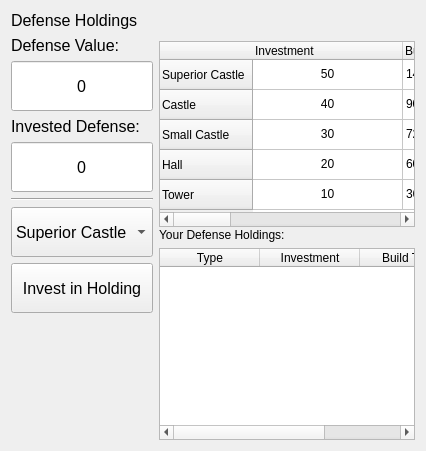
             <widget class="QWidget" name="page_5">
              <layout class="QVBoxLayout" name="verticalLayout_11">
               <item>
                <widget class="QLabel" name="label_10">
                 <property name="font">
                  <font>
                   <pointsize>12</pointsize>
                  </font>
                 </property>
                 <property name="text">
                  <string>Defense Holdings</string>
                 </property>
                </widget>
               </item>
               <item>
                <layout class="QHBoxLayout" name="horizontalLayout_6">
                 <item>
                  <layout class="QVBoxLayout" name="verticalLayout_12">
                   <item>
                    <widget class="QLabel" name="label_12">
                     <property name="sizePolicy">
                      <sizepolicy hsizetype="Preferred" vsizetype="Maximum">
                       <horstretch>0</horstretch>
                       <verstretch>0</verstretch>
                      </sizepolicy>
                     </property>
                     <property name="font">
                      <font>
                       <pointsize>12</pointsize>
                      </font>
                     </property>
                     <property name="text">
                      <string>Defense Value:</string>
                     </property>
                    </widget>
                   </item>
                   <item>
                    <widget class="QLineEdit" name="step4DefenseLine">
                     <property name="sizePolicy">
                      <sizepolicy hsizetype="Minimum" vsizetype="Fixed">
                       <horstretch>0</horstretch>
                       <verstretch>0</verstretch>
                      </sizepolicy>
                     </property>
                     <property name="minimumSize">
                      <size>
                       <width>0</width>
                       <height>50</height>
                      </size>
                     </property>
                     <property name="font">
                      <font>
                       <pointsize>12</pointsize>
                      </font>
                     </property>
                     <property name="text">
                      <string>0</string>
                     </property>
                     <property name="alignment">
                      <set>Qt::AlignCenter</set>
                     </property>
                     <property name="readOnly">
                      <bool>true</bool>
                     </property>
                    </widget>
                   </item>
                   <item>
                    <widget class="QLabel" name="label_11">
                     <property name="sizePolicy">
                      <sizepolicy hsizetype="Preferred" vsizetype="Maximum">
                       <horstretch>0</horstretch>
                       <verstretch>0</verstretch>
                      </sizepolicy>
                     </property>
                     <property name="font">
                      <font>
                       <pointsize>12</pointsize>
                      </font>
                     </property>
                     <property name="text">
                      <string>Invested Defense:</string>
                     </property>
                    </widget>
                   </item>
                   <item>
                    <widget class="QLineEdit" name="step4InvestedDefenseLine">
                     <property name="sizePolicy">
                      <sizepolicy hsizetype="Minimum" vsizetype="Fixed">
                       <horstretch>0</horstretch>
                       <verstretch>0</verstretch>
                      </sizepolicy>
                     </property>
                     <property name="minimumSize">
                      <size>
                       <width>0</width>
                       <height>50</height>
                      </size>
                     </property>
                     <property name="font">
                      <font>
                       <pointsize>12</pointsize>
                      </font>
                     </property>
                     <property name="text">
                      <string>0</string>
                     </property>
                     <property name="alignment">
                      <set>Qt::AlignCenter</set>
                     </property>
                     <property name="readOnly">
                      <bool>true</bool>
                     </property>
                    </widget>
                   </item>
                   <item>
                    <widget class="Line" name="line">
                     <property name="orientation">
                      <enum>Qt::Horizontal</enum>
                     </property>
                    </widget>
                   </item>
                   <item>
                    <widget class="QComboBox" name="step4DefenseHoldingComboBox">
                     <property name="minimumSize">
                      <size>
                       <width>0</width>
                       <height>50</height>
                      </size>
                     </property>
                     <property name="font">
                      <font>
                       <pointsize>12</pointsize>
                      </font>
                     </property>
                     <item>
                      <property name="text">
                       <string>Superior Castle</string>
                      </property>
                     </item>
                     <item>
                      <property name="text">
                       <string>Castle</string>
                      </property>
                     </item>
                     <item>
                      <property name="text">
                       <string>Small Castle</string>
                      </property>
                     </item>
                     <item>
                      <property name="text">
                       <string>Hall</string>
                      </property>
                     </item>
                     <item>
                      <property name="text">
                       <string>Tower</string>
                      </property>
                     </item>
                    </widget>
                   </item>
                   <item>
                    <widget class="QPushButton" name="step4InvestInDefenseButton">
                     <property name="minimumSize">
                      <size>
                       <width>0</width>
                       <height>50</height>
                      </size>
                     </property>
                     <property name="font">
                      <font>
                       <pointsize>12</pointsize>
                      </font>
                     </property>
                     <property name="text">
                      <string>Invest in Holding</string>
                     </property>
                    </widget>
                   </item>
                   <item>
                    <spacer name="verticalSpacer">
                     <property name="orientation">
                      <enum>Qt::Vertical</enum>
                     </property>
                     <property name="sizeHint" stdset="0">
                      <size>
                       <width>20</width>
                       <height>40</height>
                      </size>
                     </property>
                    </spacer>
                   </item>
                  </layout>
                 </item>
                 <item>
                  <layout class="QVBoxLayout" name="verticalLayout_13">
                   <item>
                    <widget class="QTableWidget" name="step4DefenseHoldingsTable">
                     <property name="sizePolicy">
                      <sizepolicy hsizetype="MinimumExpanding" vsizetype="Expanding">
                       <horstretch>0</horstretch>
                       <verstretch>0</verstretch>
                      </sizepolicy>
                     </property>
                     <property name="minimumSize">
                      <size>
                       <width>0</width>
                       <height>186</height>
                      </size>
                     </property>
                     <property name="maximumSize">
                      <size>
                       <width>16777215</width>
                       <height>175</height>
                      </size>
                     </property>
                     <property name="editTriggers">
                      <set>QAbstractItemView::NoEditTriggers</set>
                     </property>
                     <attribute name="horizontalHeaderDefaultSectionSize">
                      <number>150</number>
                     </attribute>
                     <attribute name="horizontalHeaderStretchLastSection">
                      <bool>true</bool>
                     </attribute>
                     <row>
                      <property name="text">
                       <string>Superior Castle</string>
                      </property>
                     </row>
                     <row>
                      <property name="text">
                       <string>Castle</string>
                      </property>
                     </row>
                     <row>
                      <property name="text">
                       <string>Small Castle</string>
                      </property>
                     </row>
                     <row>
                      <property name="text">
                       <string>Hall</string>
                      </property>
                     </row>
                     <row>
                      <property name="text">
                       <string>Tower</string>
                      </property>
                     </row>
                     <column>
                      <property name="text">
                       <string>Investment</string>
                      </property>
                      <property name="textAlignment">
                       <set>AlignLeading|AlignVCenter</set>
                      </property>
                     </column>
                     <column>
                      <property name="text">
                       <string>Build Time</string>
                      </property>
                      <property name="textAlignment">
                       <set>AlignLeading|AlignVCenter</set>
                      </property>
                     </column>
                     <column>
                      <property name="text">
                       <string>Benefit</string>
                      </property>
                      <property name="textAlignment">
                       <set>AlignLeading|AlignVCenter</set>
                      </property>
                     </column>
                     <column>
                      <property name="text">
                       <string>Explanation</string>
                      </property>
                      <property name="textAlignment">
                       <set>AlignLeading|AlignVCenter</set>
                      </property>
                     </column>
                     <item row="0" column="0">
                      <property name="text">
                       <string>50</string>
                      </property>
                      <property name="textAlignment">
                       <set>AlignCenter</set>
                      </property>
                     </item>
                     <item row="0" column="1">
                      <property name="text">
                       <string>144 +10D6 Months</string>
                      </property>
                     </item>
                     <item row="0" column="2">
                      <property name="text">
                       <string>Units defending a superior castle gain a +12 bonus to their Defense.</string>
                      </property>
                      <property name="toolTip">
                       <string>Units defending a superior castle gain a +12 bonus to their Defense.</string>
                      </property>
                     </item>
                     <item row="0" column="3">
                      <property name="text">
                       <string>A superior castle is a massive stronghold in the vein of Harrenhal, the Eyrie, Storm’s End, Dragonstone, and Winterfell. A superior castle has several towers, structures, and smaller buildings, all surrounded by a steep curtain wall and likely a moat as well.</string>
                      </property>
                      <property name="toolTip">
                       <string>A superior castle is a massive stronghold in the vein of Harrenhal, the Eyrie, Storm’s End, Dragonstone, and Winterfell. A superior castle has several towers, structures, and smaller buildings, all surrounded by a steep curtain wall and likely a moat as well. </string>
                      </property>
                     </item>
                     <item row="1" column="0">
                      <property name="text">
                       <string>40</string>
                      </property>
                      <property name="textAlignment">
                       <set>AlignCenter</set>
                      </property>
                     </item>
                     <item row="1" column="1">
                      <property name="text">
                       <string>90 + 10D6 Months</string>
                      </property>
                     </item>
                     <item row="1" column="2">
                      <property name="text">
                       <string>Units defending a castle gain a +8 bonus to their Defense.</string>
                      </property>
                      <property name="toolTip">
                       <string>Units defending a castle gain a +8 bonus to their Defense.</string>
                      </property>
                     </item>
                     <item row="1" column="3">
                      <property name="text">
                       <string>Castles are impressive fortified strongholds but are not as large or as imposing as a superior castle. Most castles incorporate at least one central keep and several towers connected by walls and surrounded by a moat. Example castles include Deepwood Motte, the Twins, and Riverrun.</string>
                      </property>
                      <property name="toolTip">
                       <string>Castles are impressive fortified strongholds but are not as large or as imposing as a superior castle. Most castles incorporate at least one central keep and several towers connected by walls and surrounded by a moat. Example castles include Deepwood Motte, the Twins, and Riverrun.</string>
                      </property>
                     </item>
                     <item row="2" column="0">
                      <property name="text">
                       <string>30</string>
                      </property>
                      <property name="textAlignment">
                       <set>AlignCenter</set>
                      </property>
                     </item>
                     <item row="2" column="1">
                      <property name="text">
                       <string>72 +10D6 Months</string>
                      </property>
                     </item>
                     <item row="2" column="2">
                      <property name="text">
                       <string>Units defending a small castle gain a +6 bonus to their Defense.</string>
                      </property>
                      <property name="toolTip">
                       <string>Units defending a small castle gain a +6 bonus to their Defense.</string>
                      </property>
                     </item>
                     <item row="2" column="3">
                      <property name="text">
                       <string>A small castle is simply a smaller version of a standard castle. It usually has no more than a single keep, perhaps two towers and a wall. Examples of small castles include Bronzegate, Honeyholt, and Yronwood.</string>
                      </property>
                      <property name="toolTip">
                       <string>A small castle is simply a smaller version of a standard castle. It usually has no more than a single keep, perhaps two towers and a wall. Examples of small castles include Bronzegate, Honeyholt, and Yronwood.</string>
                      </property>
                     </item>
                     <item row="3" column="0">
                      <property name="text">
                       <string>20</string>
                      </property>
                      <property name="textAlignment">
                       <set>AlignCenter</set>
                      </property>
                     </item>
                     <item row="3" column="1">
                      <property name="text">
                       <string>60 + 10D6 Months</string>
                      </property>
                     </item>
                     <item row="3" column="2">
                      <property name="text">
                       <string>Units defending a hall gain a +4 bonus to their Defense.</string>
                      </property>
                      <property name="toolTip">
                       <string>Units defending a hall gain a +4 bonus to their Defense.</string>
                      </property>
                     </item>
                     <item row="3" column="3">
                      <property name="text">
                       <string>A hall (or keep) is usually a small, fortified building. It may or may not be surrounded by a wall, and it could have a tower, though it’s unlikely. Examples of halls include Acorn Hall, Cider Hall, and Longbow Hall.</string>
                      </property>
                      <property name="toolTip">
                       <string>A hall (or keep) is usually a small, fortified building. It may or may not be surrounded by a wall, and it could have a tower, though it’s unlikely. Examples of halls include Acorn Hall, Cider Hall, and Longbow Hall. </string>
                      </property>
                     </item>
                     <item row="4" column="0">
                      <property name="text">
                       <string>10</string>
                      </property>
                      <property name="textAlignment">
                       <set>AlignCenter</set>
                      </property>
                     </item>
                     <item row="4" column="1">
                      <property name="text">
                       <string>36 + 10D6 Months</string>
                      </property>
                     </item>
                     <item row="4" column="2">
                      <property name="text">
                       <string>Units defending a tower gain a +3 bonus to their Defense.</string>
                      </property>
                      <property name="toolTip">
                       <string> Units defending a tower gain a +3 bonus to their Defense.</string>
                      </property>
                     </item>
                     <item row="4" column="3">
                      <property name="text">
                       <string>Towers are single free-standing stone or timber structures that thrust up from the ground. If they have any outbuildings, they are small and unprotected. Petyr Baelish’s holdings in the Fingers included a single tower.</string>
                      </property>
                      <property name="toolTip">
                       <string>Towers are single free-standing stone or timber structures that thrust up from the ground. If they have any outbuildings, they are small and unprotected. Petyr Baelish’s holdings in the Fingers included a single tower. </string>
                      </property>
                     </item>
                    </widget>
                   </item>
                   <item>
                    <widget class="QLabel" name="label_13">
                     <property name="text">
                      <string>Your Defense Holdings:</string>
                     </property>
                    </widget>
                   </item>
                   <item>
                    <widget class="QTableWidget" name="step4InvestedDefenseHoldingsTable">
                     <property name="editTriggers">
                      <set>QAbstractItemView::NoEditTriggers</set>
                     </property>
                     <attribute name="horizontalHeaderStretchLastSection">
                      <bool>true</bool>
                     </attribute>
                     <column>
                      <property name="text">
                       <string>Type</string>
                      </property>
                     </column>
                     <column>
                      <property name="text">
                       <string>Investment</string>
                      </property>
                     </column>
                     <column>
                      <property name="text">
                       <string>Build Time</string>
                      </property>
                     </column>
                    </widget>
                   </item>
                  </layout>
                 </item>
                </layout>
               </item>
              </layout>
             </widget>
